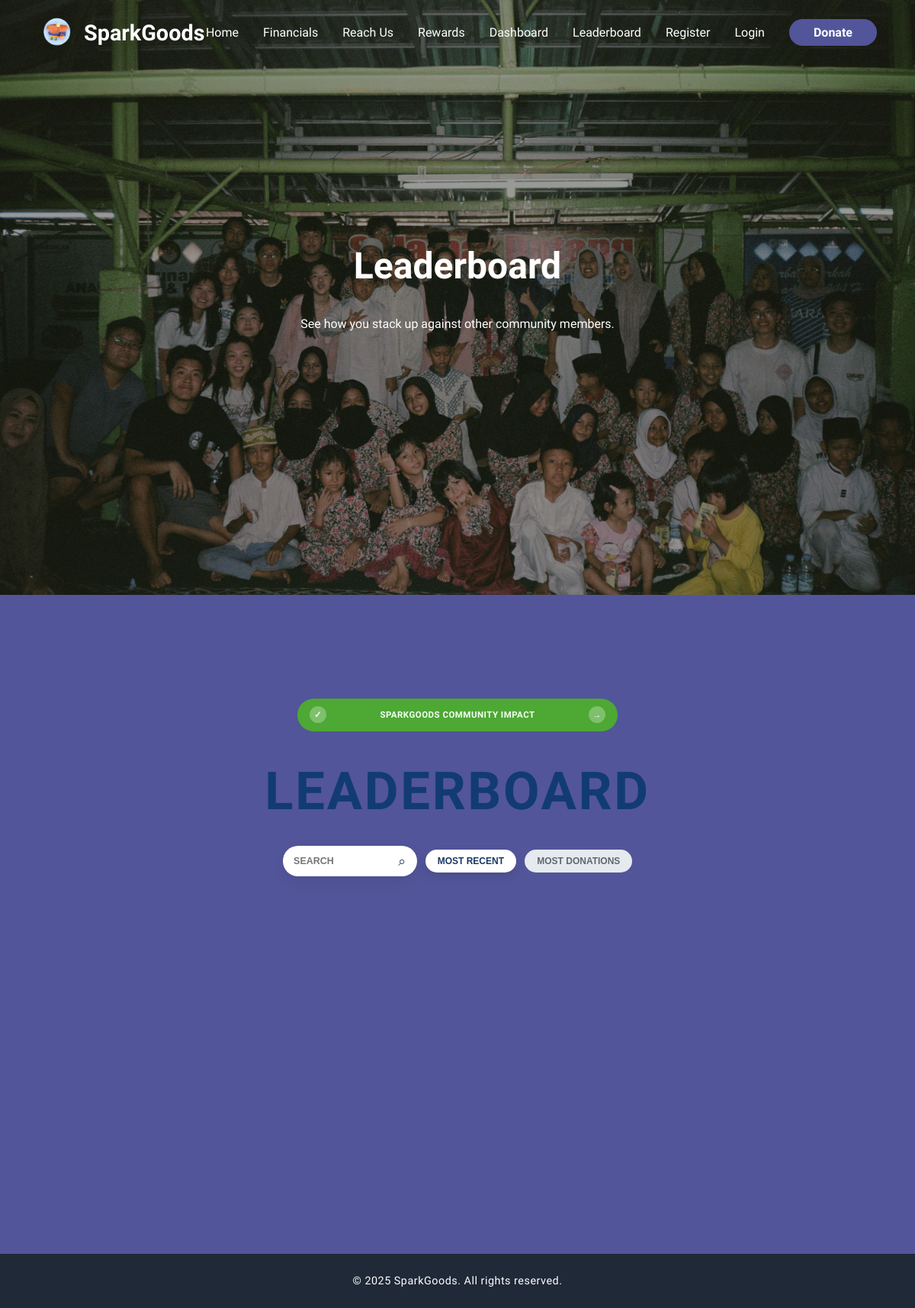
The page /leaderboard on the database as committed earlier.
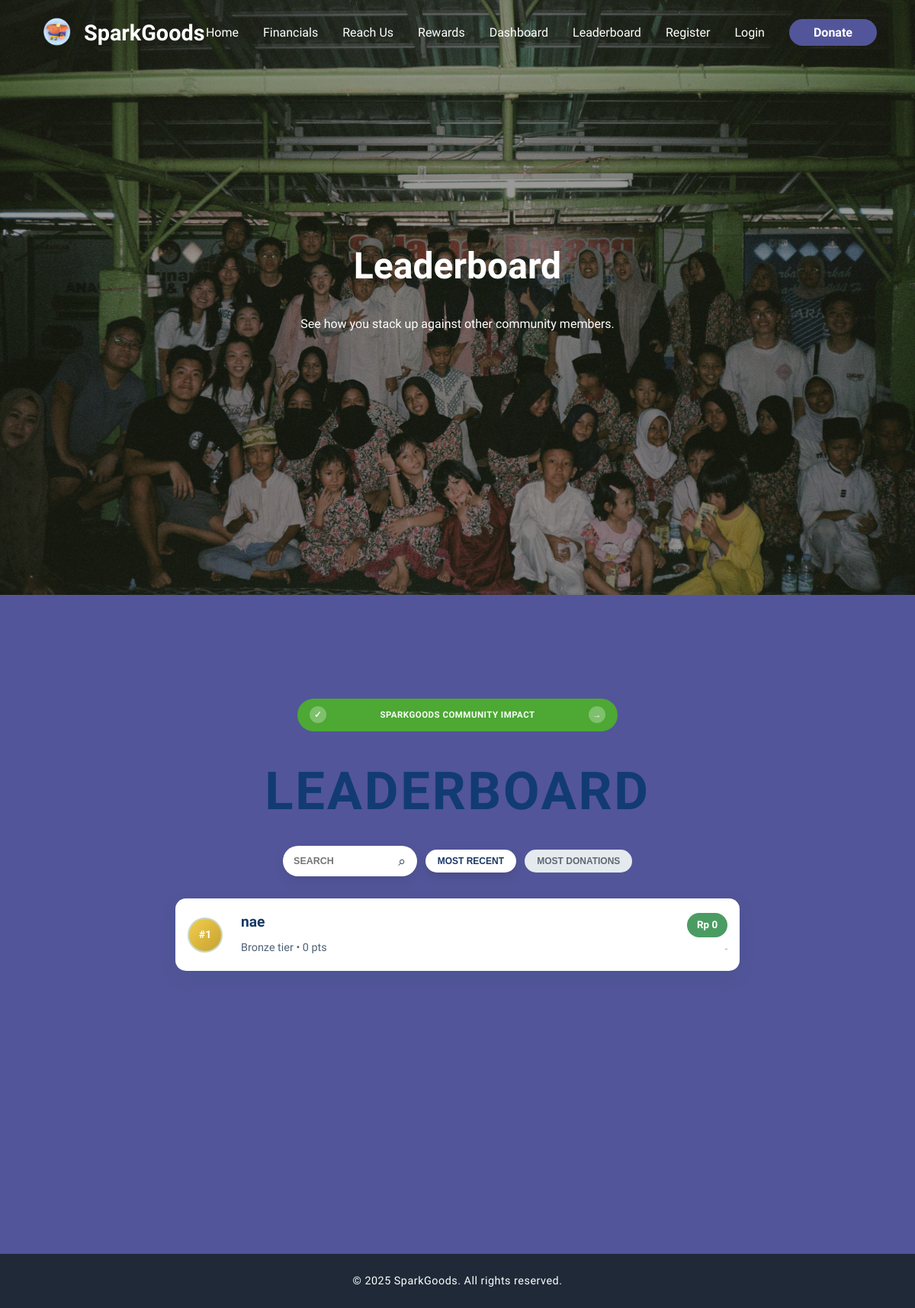
The same page on the database as committed later.
### app/models.py (models this page shows, shortened)
class User(db.Model):
    id = db.Column(db.Integer, primary_key=True)
    name = db.Column(db.String(100), nullable=False)
    email = db.Column(db.String(100), unique=True, nullable=False)
    password = db.Column(db.String(200), nullable=False, default='')
    password_hash = db.Column(db.String(200), nullable=False)
    points = db.Column(db.Integer, default=0)
    tiktok_id = db.Column(db.String(100))
    level = db.Column(db.String(20), default='Bronze')
    donations = db.relationship('Donation', backref='user', lazy=True)
    badges = db.relationship(
        'Badge',
        secondary=user_badge,
        backref=db.backref('users', lazy=True)
    )

### app/routes/main.py (the view)
@main_bp.route('/leaderboard')
def leaderboard():
    page = request.args.get('page', 1, type=int)
    per_page = min(request.args.get('per_page', 10, type=int), 30)
    pagination = db.session.query(
        User.id,
        User.name,
        func.coalesce(func.sum(Donation.amount), 0).label('donation_total'),
        User.points,
        User.level,
        func.min(Donation.created_at).label('joined_date')
    ).outerjoin(Donation, Donation.user_id == User.id).group_by(
        User.id, User.name, User.points, User.level
    ).order_by(
        desc('donation_total'),
        User.points.desc(),
        User.id.asc()
    ).paginate(page=page, per_page=per_page, error_out=False)
    entries = [
        {
            'rank': ((pagination.page - 1) * pagination.per_page) + idx,
            'name': _public_name(row.name),
            'donation_total': row.donation_total,
            'points': row.points,
            'level': row.level,
            'joined_date': row.joined_date.isoformat() if row.joined_date else None
        }
        for idx, row in enumerate(pagination.items, start=1)
    ]
    return render_template('leaderboard.html', leaderboard={
        'entries': entries,
        'page': pagination.page,
        'pages': pagination.pages,
        'has_next': pagination.has_next
    })

### app/routes/main.py (called while the page is built)
def _public_name(name):
    parts = (name or '').strip().split()
    if not parts:
        return 'Anonymous'
    if len(parts) == 1:
        return parts[0]
    return f"{parts[0]} {parts[-1][0]}."

### app/templates/leaderboard.html (shortened to what this page needs)
<!DOCTYPE html>
<html lang="en">
<head>
    <link rel="stylesheet" href="/static/css/styles.css">
</head>
<body>
    <nav class="navbar">
        <div class="navbar__container">
            <a href="/" id="navbar__logo">
                <img src="/static/images/Goods Logo.png" alt="Logo" class="logo-img">
                <span class="logo-text">SparkGoods</span>
            </a>
            <ul class="navbar__menu">
                <li><a href="/" class="navbar__links">Home</a></li>
                <li><a href="/financials" class="navbar__links">Financials</a></li>
                <li><a href="/contact" class="navbar__links">Reach Us</a></li>
                <li><a href="/rewards" class="navbar__links">Rewards</a></li>
                <li><a href="/dashboard" class="navbar__links">Dashboard</a></li>
                <li><a href="/leaderboard" class="navbar__links">Leaderboard</a></li>
                <li><a href="#" class="navbar__links" onclick="openAuthModal('register')">Register</a></li>
                <li><a href="#" class="navbar__links" onclick="openAuthModal('login')">Login</a></li>
                <li><a href="/#donate" class="navbar__links" id="donate__navbar">Donate</a></li>
            </ul>
            <div class="hamburger" id="mobile-menu">
            </div>
        </div>
    </nav>
    <header class="hero" id="leaderboard-hero"
    style="background: rgba(0,0,0,0.4) url('/static/images/Sparkgoods 2.jpeg') center/cover no-repeat; background-blend-mode: darken;">
    <div class="hero__content">
        <h1>Leaderboard</h1>
        <p>See how you stack up against other community members.</p>
    </div>
    </header>
    <main class="leaderboard-container leaderboard-theme">
        <section class="leaderboard-hero-banner">
            <span class="leaderboard-hero-icon">✓</span>
            <span>SPARKGOODS COMMUNITY IMPACT</span>
            <span class="leaderboard-hero-arrow">→</span>
        </section>
        <section class="leaderboard-header">
            <h1>LEADERBOARD</h1>
        </section>
        <section class="leaderboard-controls">
            <div class="leaderboard-search-wrap">
                <input id="leaderboardSearch" type="text" placeholder="SEARCH">
                <span class="leaderboard-search-icon">⌕</span>
            </div>
            <button id="sortRecentBtn" class="leaderboard-pill active">MOST RECENT</button>
            <button id="sortDonationBtn" class="leaderboard-pill">MOST DONATIONS</button>
        </section>
        <section id="leaderboardGrid" class="leaderboard-grid leaderboard-list">
            {% for row in leaderboard.entries %}
            <article
                class="leaderboard-card clean-list-card {% if row.rank <= 3 %}top-three rank-{{ row.rank }}{% endif %}"
                data-name="{{ row.name|lower }}"
                data-donation="{{ row.donation_total }}"
                data-joined="{{ row.joined_date or '' }}"
            >
                <div class="leaderboard-rank rank-circle">#{{ row.rank }}</div>
                <div class="leaderboard-content list-content">
                    <h2>{{ row.name }}</h2>
                    <p>{{ row.level }} tier • {{ row.points }} pts</p>
                </div>
                <div class="leaderboard-metric-group">
                    <span class="leaderboard-metric-pill">Rp {{ "{:,}".format(row.donation_total) }}</span>
                    <small>{{ row.joined_date[:10] if row.joined_date else "-" }}</small>
                </div>
            </article>
            {% endfor %}
        </section>
    </main>
    <footer class="footer">
        <div class="footer__container">
            <p>&copy; 2025 SparkGoods. All rights reserved.</p>
        </div>
    </footer>
</body>
</html>

Rows that differ between the two databases and show on the page:
added User: rank "1", name "nae", level "Bronze", points "0", donation_total "0", joined_date "-"
